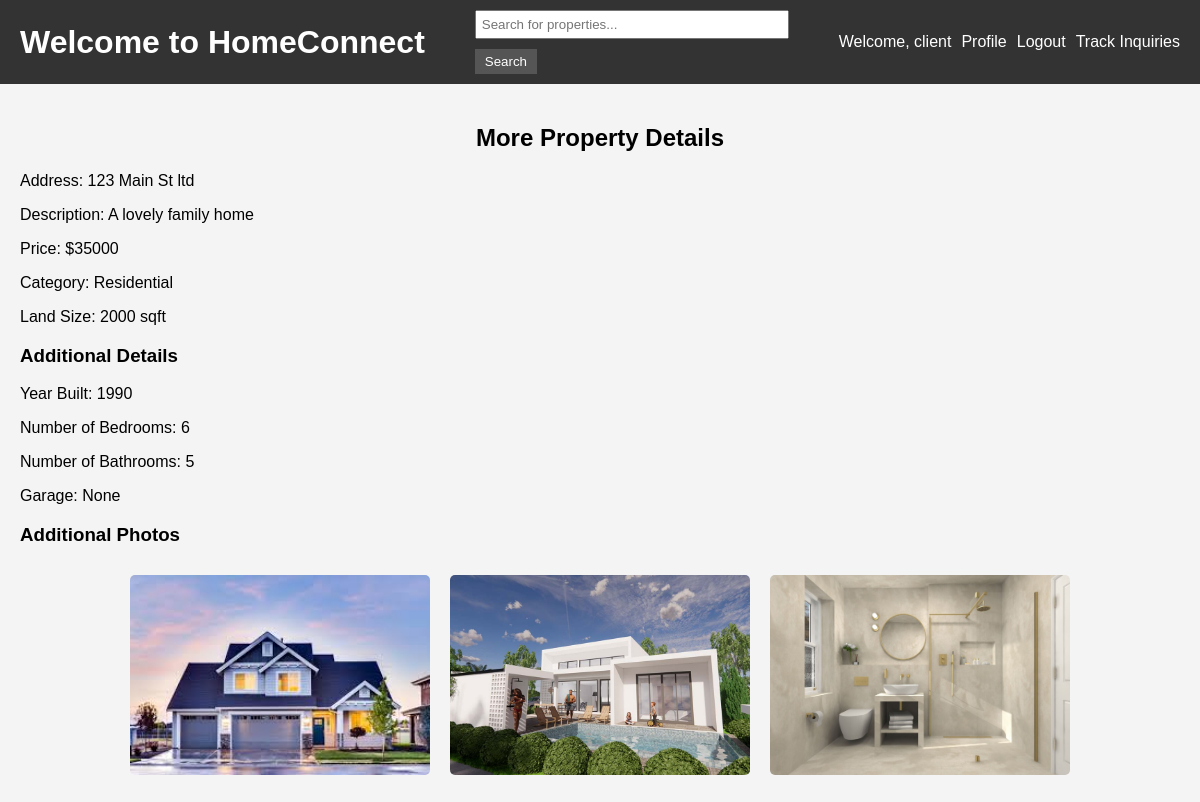
/properties/12/more/ (signed in), run on an earlier commit of the app's database.
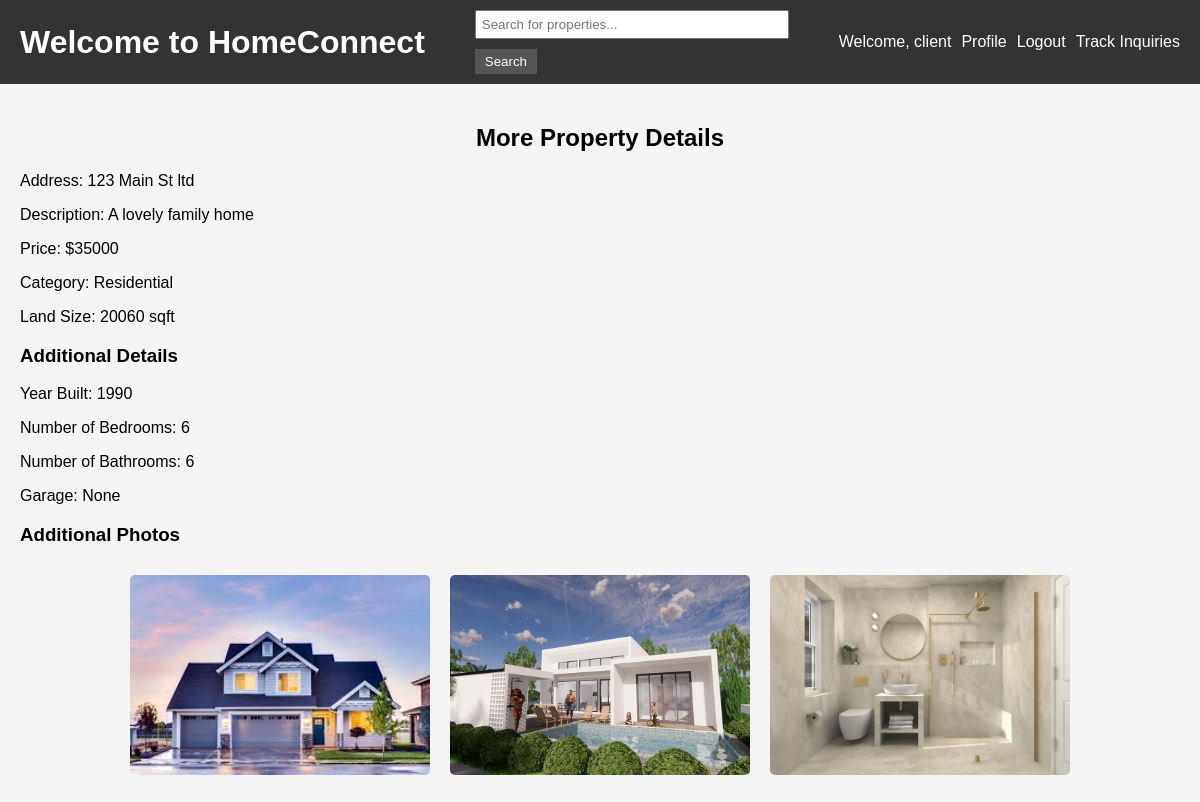
And on a later commit of the database.
### core/models.py (models this page shows, shortened)
class CustomUser(AbstractUser):
    USER_TYPE_CHOICES = (
        ('client', 'Client'),
        ('property_purchaser', 'Property Purchaser'),
        ('salesperson', 'Salesperson'),
    )
    user_role = models.CharField(max_length=20, choices=USER_TYPE_CHOICES, default='client')
    address = models.CharField(max_length=255, null=True, blank=True)

class Property(models.Model):
    property_purchaser = models.ForeignKey(PropertyPurchaser, on_delete=models.CASCADE)
    address = models.CharField(max_length=255)
    description = models.TextField()
    price = models.CharField(max_length=20)
    category = models.CharField(max_length=50)
    land_size = models.CharField(max_length=20)
    image = models.ImageField(upload_to='property_images/', null=True, blank=True)
    number_of_bedrooms = models.CharField(max_length=5, null=True, blank=True)
    number_of_bathrooms = models.CharField(max_length=5, null=True, blank=True)
    garage = models.CharField(max_length=5, null=True, blank=True)
    year_built = models.CharField(max_length=4, null=True, blank=True)

class AdditionalPhoto(models.Model):
    property = models.ForeignKey(Property, related_name='additional_photos', on_delete=models.CASCADE)
    photo = models.ImageField(upload_to='additional_photos/')

### core/views.py (the view)
# urls.py: path('properties/<int:property_id>/more/', views.more_property_details, name='more_property_details'),
@login_required
def more_property_details(request, property_id):
    property_instance = get_object_or_404(Property, id=property_id)
    return render(request, 'more_property_details.html', {'property': property_instance})

### core/templates/more_property_details.html (shortened to what this page needs)
{% extends 'base.html' %}
{% block content %}
<h2>More Property Details</h2>
<p>Address: {{ property.address }}</p>
<p>Description: {{ property.description }}</p>
<p>Price: ${{ property.price }}</p>
<p>Category: {{ property.category }}</p>
<p>Land Size: {{ property.land_size }}</p>
<h3>Additional Details</h3>
<p>Year Built: {{ property.year_built }}</p>
<p>Number of Bedrooms: {{ property.number_of_bedrooms }}</p>
<p>Number of Bathrooms: {{ property.number_of_bathrooms }}</p>
<p>Garage: {{ property.garage }}</p>
<h3>Additional Photos</h3>
<div class="property-list">
{% for photo in property.additional_photos.all %}
    <img src="{{ photo.photo.url }}" alt="Additional Photo" class="property-image">
{% empty %}
    <p>No additional photos available.</p>
{% endfor %}
</div>
{% endblock %}

### core/templates/base.html (shortened to what this page needs)
<!DOCTYPE html>
<html>
<head>
    {% load static %}
    <link rel="stylesheet" type="text/css" href="{% static 'styles.css' %}">
</head>
<body>
    <header>
        <h1><a href="{% url 'home' %}">Welcome to HomeConnect</a></h1>
        <form method="get" action="{% url 'search' %}">
            <input type="text" name="query" placeholder="Search for properties...">
            <button type="submit">Search</button>
        </form>
        <nav>
            {% if user.is_authenticated %}
                <span>Welcome, {{ user.username }}</span>
                <a href="{% url 'profile' user.id %}">Profile</a>
                <a href="{% url 'logout' %}">Logout</a>
                {% if user.user_role == 'client' %}
                    <a href="{% url 'inquiry_list' %}">Track Inquiries</a>
                {% endif %}
            {% else %}
                <a href="{% url 'signup' %}">Register</a>
                <a href="{% url 'login' %}">Login</a>
            {% endif %}
        </nav>
    </header>
    <main>
        {% block content %}
        {% endblock %}
    </main>
</body>
</html>

### core/static/styles.css (style rules this page uses)
body { font-family: Arial, sans-serif; background-color: #f4f4f4; margin: 0; padding: 0; }
header { background-color: #333; color: white; padding: 10px 20px; display: flex; justify-content: space-between; align-items: center; }
header h1 { margin: 0; }
header h1 a { color: white !important; text-decoration: none; }
header form { margin: 0; }
header input[type="text"] { padding: 5px; width: 200px; }
header button { padding: 5px 10px; background-color: #555; color: white; border: none; cursor: pointer; }
nav { display: flex; gap: 10px; }
nav a { color: white; text-decoration: none; }
main { padding: 20px; }
.property-list { display: flex; flex-wrap: wrap; gap: 20px; justify-content: center; }
h2 { text-align: center; }
form { display: flex; flex-direction: column; gap: 10px; }
form button { width: fit-content; padding: 5px 10px; background-color: #555; color: white; border: none; cursor: pointer; }
form input[type="text"], form input[type="password"], form select { padding: 5px; width: 300px; }
.property-image { width: 300px; height: 200px; object-fit: cover; border-radius: 5px; margin: 10px 0; }

What changed in the data, as far as the page shows it:
changed Property "123 Main St ltd": land_size "2000 sqft" → "20060 sqft"; number_of_bathrooms "5" → "6"
